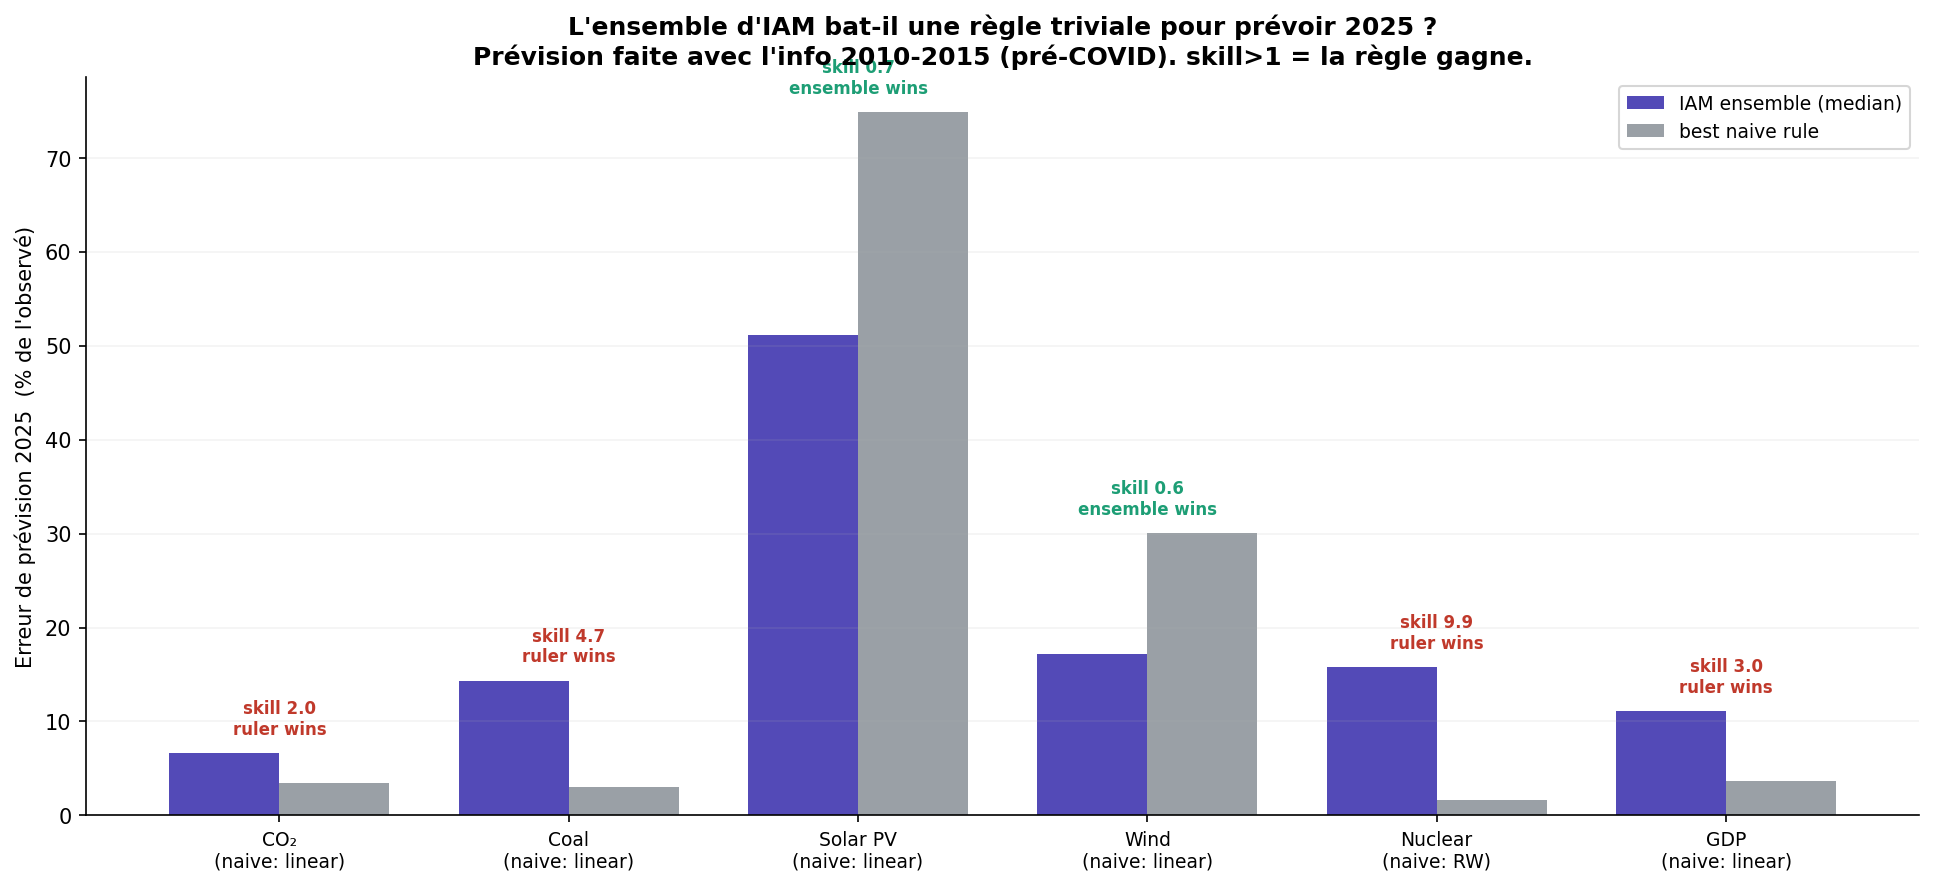

Python code for this plot:
"""
Naive-benchmark test (Lafond/Farmer style): does the IAM ensemble beat a trivial rule
at predicting 2025?  Train on 2010+2015 (pre-COVID), forecast 2025 (10-yr-ahead).
Benchmarks: random walk (persistence), linear trend, log-linear (geometric) trend.
"""
import warnings; warnings.filterwarnings('ignore')
import pandas as pd, numpy as np, matplotlib.pyplot as plt
from pathlib import Path

SCI = Path.home()/'PhD'/'4. Modeling'/'Prisma School'/'Scenario_Compass_Initiative_Data'/'SCI-2025_v1.0_pathways_ensemble_global.xlsx'
VARS = {
    'Emissions|CO2|Energy and Industrial Processes': dict(obs={10:33400,15:35400,25:38100}, short='CO₂'),
    'Primary Energy|Coal':           dict(obs={10:148,15:155,25:164}, short='Coal'),
    'Capacity|Electricity|Solar|PV': dict(obs={10:40,15:227,25:2392}, short='Solar PV'),
    'Capacity|Electricity|Wind':     dict(obs={10:198,15:433,25:1291}, short='Wind'),
    'Capacity|Electricity|Nuclear':  dict(obs={10:375,15:383,25:377}, short='Nuclear'),
    'GDP|PPP':                       dict(obs={10:87774,15:100690,25:122000}, short='GDP'),
}
df = pd.read_excel(SCI, sheet_name='data')

def naives(o10, o15):
    rw  = o15                                   # persistence
    lin = o15 + 2*(o15 - o10)                    # linear trend (slope from 2010-15, *10yr)
    log = o15 * (o15/o10)**2 if o10 > 0 else np.nan   # geometric/exponential trend
    return {'RW': rw, 'linear': lin, 'log-trend': log}

rows = []
for v, d in VARS.items():
    o10, o15, o25 = d['obs'][10], d['obs'][15], d['obs'][25]
    sv = df[df['Variable'] == v]
    scen25 = sv['2025'].dropna().values
    ens_med = np.median(scen25)
    nv = naives(o10, o15)
    nv_err = {k: abs(o25 - val) for k, val in nv.items()}
    best_k = min(nv_err, key=nv_err.get); best_err = nv_err[best_k]; best_val = nv[best_k]
    ens_err = abs(o25 - ens_med)
    skill = ens_err / best_err
    # fraction of scenarios worse than the best naive
    pct_beaten = np.mean(np.abs(o25 - scen25) > best_err) * 100
    rows.append(dict(var=d['short'], obs25=o25, ens=ens_med, ens_pe=100*ens_err/o25,
                     best_naive=best_k, naive_val=best_val, naive_pe=100*best_err/o25,
                     skill=skill, pct_beaten=pct_beaten, n=len(scen25), **{f'nv_{k}': val for k,val in nv.items()}))
R = pd.DataFrame(rows)

print("Naive benchmark test — forecast of 2025 from 2010+2015 (pre-COVID)\n")
print(f"{'var':<9}{'obs25':>9}{'ensemble':>10}{'best naive':>16}{'ens %err':>9}{'naive %err':>11}{'skill':>7}{'% scen worse':>13}")
print('-'*86)
for _, r in R.iterrows():
    print(f"{r['var']:<9}{r['obs25']:>9,.0f}{r['ens']:>10,.0f}{r['best_naive']+'='+format(r['naive_val'],',.0f'):>16}"
          f"{r['ens_pe']:>8.0f}%{r['naive_pe']:>10.0f}%{r['skill']:>7.1f}{r['pct_beaten']:>12.0f}%")
print("\nskill = |err ensemble| / |err best naive|.  >1 = the ruler beats the ensemble.")
print("full naive detail:")
print(R[['var','nv_RW','nv_linear','nv_log-trend']].round(0).to_string(index=False))

# ── figure ──
fig, ax = plt.subplots(figsize=(13, 6))
x = np.arange(len(R)); w = 0.38
b1 = ax.bar(x-w/2, R['ens_pe'], w, color='#534AB7', label='IAM ensemble (median)')
b2 = ax.bar(x+w/2, R['naive_pe'], w, color='#9aa0a6', label='best naive rule')
for i, r in R.iterrows():
    loses = r['skill'] > 1
    ax.text(i, max(r['ens_pe'], r['naive_pe'])+2,
            f"skill {r['skill']:.1f}\n{'ruler wins' if loses else 'ensemble wins'}",
            ha='center', fontsize=8, fontweight='bold', color='#C0392B' if loses else '#1D9E75')
ax.set_xticks(x); ax.set_xticklabels([f"{r['var']}\n(naive: {r['best_naive']})" for _,r in R.iterrows()], fontsize=9)
ax.set_ylabel('Erreur de prévision 2025  (% de l\'observé)', fontsize=10)
ax.set_title('L\'ensemble d\'IAM bat-il une règle triviale pour prévoir 2025 ?\n'
             'Prévision faite avec l\'info 2010-2015 (pré-COVID). skill>1 = la règle gagne.',
             fontsize=12, fontweight='bold')
ax.legend(fontsize=9); ax.spines[['top','right']].set_visible(False); ax.grid(axis='y', alpha=0.15)
plt.tight_layout(); plt.savefig('co2_benchmark.png', dpi=150, bbox_inches='tight')
print('\nSaved: co2_benchmark.png')
